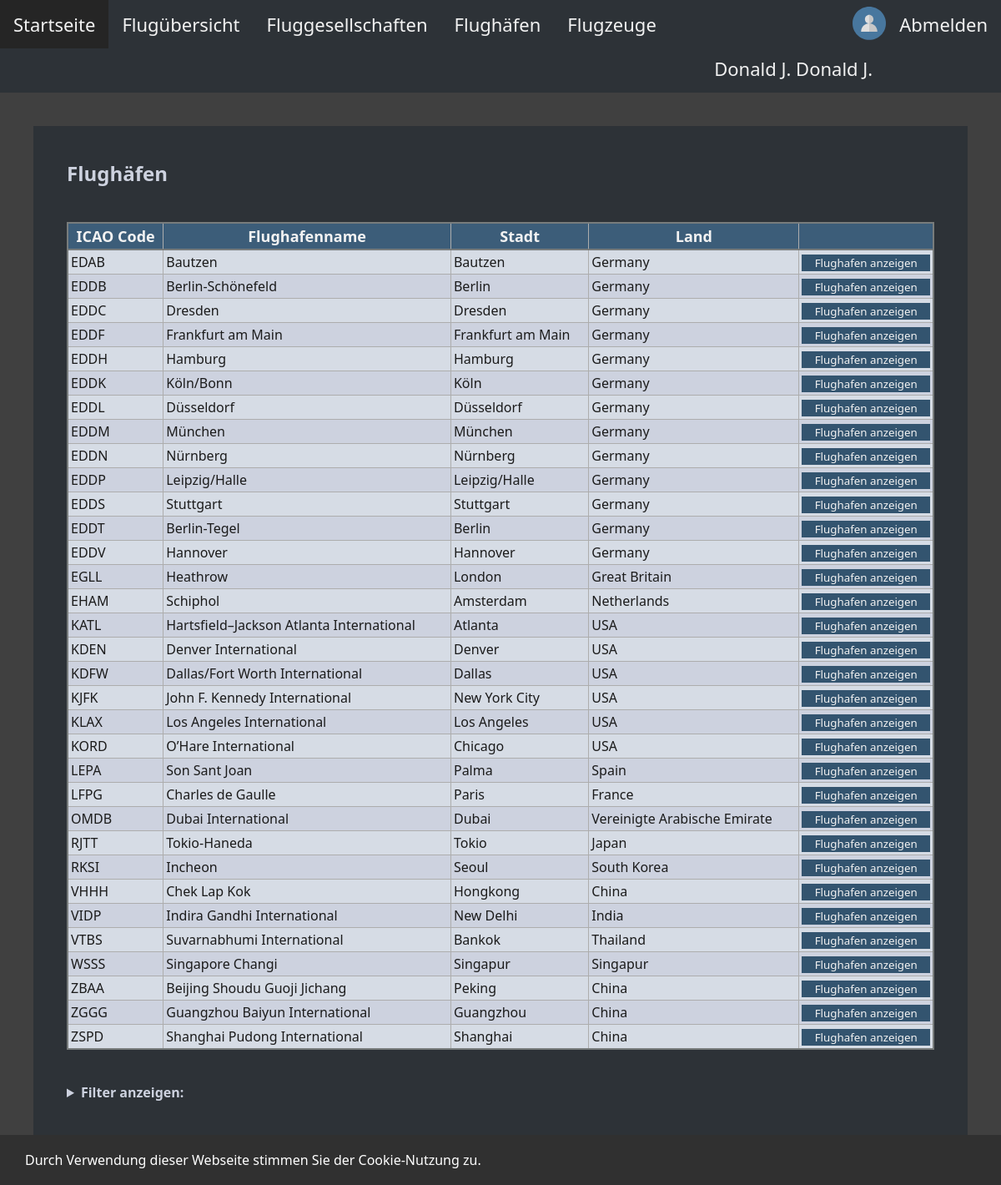
Page /DataView/showairports.php (signed in) on the committed database.
### tables this page shows
CREATE TABLE `airport` (
  `icao_code` varchar(4) NOT NULL,
  `name` varchar(40) NOT NULL,
  `city` varchar(30) NOT NULL,
  `country` varchar(30) NOT NULL
);

### DataView/functions/functions_list.php (the view, shortened to what this page needs)
<?php
function print_filter_start(){
    echo "
        <details>
            <summary>
                <strong>Filter anzeigen:</strong>
            </summary>
            <form method='POST'>";
}
function print_filter_end(){
    echo "
        <br>
        <button class=\"ui\" id=\"secon\" type='submit' name='filterbtn' value='reset'>Filter zur&uuml;cksetzen</button>
        <button class=\"ui\" id=\"prim\" type='submit' name='filterbtn' value='continue'>Filter &uuml;bernehmen</button>
    </form>
    </details>";
}
function build_sort_and_filter($mysqli, $dbname, $filterfields, $selectedFilters, $sortfields, $selectedOrder){
    print_filter_start();
    print_filter_end();
}
function get_header_for_db($dbname){
    switch($dbname){
        case "airport":
            return array(
                "ICAO Code",
                "Flughafenname",
                "Stadt",
                "Land",
                ""
            );
    }
}
function print_view_or_edit_button($isAdmin, $dbname, $prim_id, $name){
    if($dbname != "flight"){
        echo "
            <td>
                <button onclick=\"location.href='showdetail.php?type=$dbname&val=$prim_id'\">
                    $name ".($isAdmin === TRUE ? "bearbeiten" : "anzeigen")."
                </button>";
    }
}
function build_table_header($header){
    echo "
    <div class=\"scroll\">
        <table class=\"ui contenttable\">
            <thead>
                <tr>";
            foreach($header as $val){
                echo "<th>$val</th>\n";
            }
        echo "  </tr>
            </thead>";
}
function get_query_filter_string($filterarray){
    $querystring_filter = "";
    if($querystring_filter == ""){
        $querystring_filter = "1";
    }else{
        $querystring_filter = substr($querystring_filter, 0, strlen($querystring_filter)-4);
    }
    return $querystring_filter;
}
function build_airport_body($query, $isAdmin){
    echo "<tbody>";
    while($body = $query->fetch_array(MYSQLI_ASSOC)){
        echo
            "<tr>
                    <td>".$body["icao_code"]."</td>
                    <td>".$body["name"]."</td>
                    <td>".$body["city"]."</td>
                    <td>".$body["country"]."</td>";
                    print_view_or_edit_button($isAdmin, "airport", $body["icao_code"], "Flughafen");
            echo "</tr>";
    }
    echo "</tbody></table></div>";
}
function buildairporttable($mysqli, $filterarray, $orderby, $isAdmin){
    $query = $mysqli->query("
        SELECT * FROM airport WHERE ".get_query_filter_string($filterarray)." ORDER BY ".($orderby ?? "icao_code")
    );
    build_table_header(get_header_for_db("airport"));
    build_airport_body($query, $isAdmin);
}
?>

### Resources/Layout/main.css (style rules this page uses)
html, body { height: 100%; }
body { background-color: #404040; color: #cdd2df; font-family: Calibri, "Segoe UI", Optima, Arial, sans-serif; margin: 0px; }
table { border-collapse: collapse; margin: 0; border-width: 2px; }
table.ui { width: 100%; border: 0px; color: #1b1b1b; border: 2px solid #787c7c; }
table.ui td, table.ui th { border: 1px solid #adadad; padding: 3px; }
table.ui thead { border-bottom: 2px solid #787c7c; background-color: #3c5d79; color: #F2F2F2; font-size: large; }
table.ui tbody { background-color: #D6DCE5; }
table.ui tr:nth-child(2n) { background-color: #cdd2df; }
button { border: 0px; border-radius: 0px; background-color: #33546F; color: #F2F2F2; font-family: Calibri, "Segoe UI", Optima, Arial, sans-serif; width: 100%; }
div.scroll { overflow-x: auto; }
details { margin-top: 40px; }

### rows in the picture
airport: icao_code "EDAB", name "Bautzen", city "Bautzen", country "Germany"
airport: icao_code "EDDB", name "Berlin-Schönefeld", city "Berlin", country "Germany"
airport: icao_code "EDDC", name "Dresden", city "Dresden", country "Germany"
airport: icao_code "EDDF", name "Frankfurt am Main", city "Frankfurt am Main", country "Germany"
airport: icao_code "EDDH", name "Hamburg", city "Hamburg", country "Germany"
airport: icao_code "EDDK", name "Köln/Bonn", city "Köln", country "Germany"
airport: icao_code "EDDL", name "Düsseldorf", city "Düsseldorf", country "Germany"
airport: icao_code "EDDM", name "München", city "München", country "Germany"
airport: icao_code "EDDN", name "Nürnberg", city "Nürnberg", country "Germany"
airport: icao_code "EDDP", name "Leipzig/Halle", city "Leipzig/Halle", country "Germany"
airport: icao_code "EDDS", name "Stuttgart", city "Stuttgart", country "Germany"
airport: icao_code "EDDT", name "Berlin-Tegel", city "Berlin", country "Germany"
airport: icao_code "EDDV", name "Hannover", city "Hannover", country "Germany"
airport: icao_code "EGLL", name "Heathrow", city "London", country "Great Britain"
airport: icao_code "EHAM", name "Schiphol", city "Amsterdam", country "Netherlands"
airport: icao_code "KATL", name "Hartsfield–Jackson Atlanta International", city "Atlanta", country "USA"
airport: icao_code "KDEN", name "Denver International", city "Denver", country "USA"
airport: icao_code "KDFW", name "Dallas/Fort Worth International", city "Dallas", country "USA"
airport: icao_code "KJFK", name "John F. Kennedy International", city "New York City", country "USA"
airport: icao_code "KLAX", name "Los Angeles International", city "Los Angeles", country "USA"
airport: icao_code "KORD", name "O’Hare International", city "Chicago", country "USA"
airport: icao_code "LEPA", name "Son Sant Joan", city "Palma", country "Spain"
airport: icao_code "LFPG", name "Charles de Gaulle", city "Paris", country "France"
airport: icao_code "OMDB", name "Dubai International", city "Dubai", country "Vereinigte Arabische Emirate"
airport: icao_code "RJTT", name "Tokio-Haneda", city "Tokio", country "Japan"
airport: icao_code "RKSI", name "Incheon", city "Seoul", country "South Korea"
airport: icao_code "VHHH", name "Chek Lap Kok", city "Hongkong", country "China"
airport: icao_code "VIDP", name "Indira Gandhi International", city "New Delhi", country "India"
airport: icao_code "VTBS", name "Suvarnabhumi International", city "Bankok", country "Thailand"
airport: icao_code "WSSS", name "Singapore Changi", city "Singapur", country "Singapur"
airport: icao_code "ZBAA", name "Beijing Shoudu Guoji Jichang", city "Peking", country "China"
airport: icao_code "ZGGG", name "Guangzhou Baiyun International", city "Guangzhou", country "China"
airport: icao_code "ZSPD", name "Shanghai Pudong International", city "Shanghai", country "China"

### other values in the picture
$_SESSION['FName'] "Donald J."
$_SESSION["LName"] "Donald J."
$val "ICAO Code"
$val "Flughafenname"
$val "Stadt"
$val "Land"
